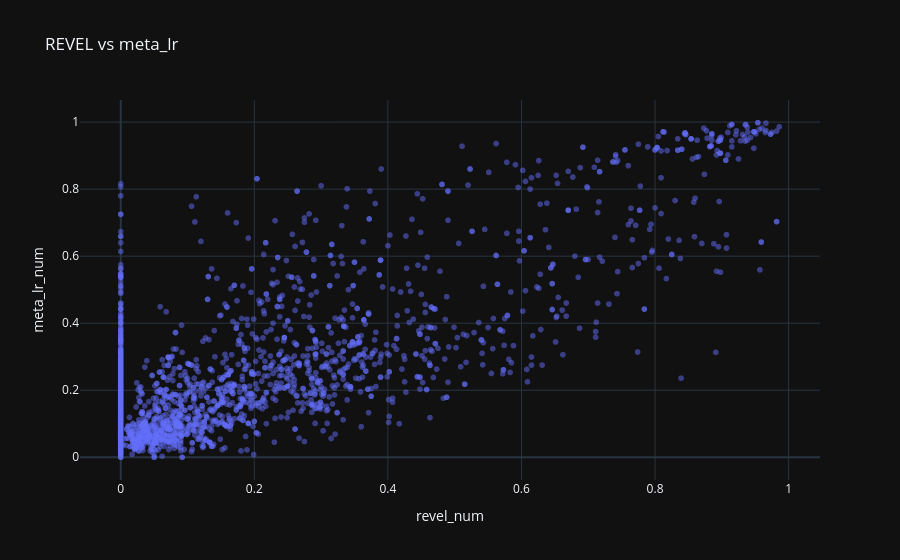

The code cell stored with this chart in its notebook:
### Markdown cell above
## 9. 📊 REVEL vs meta_lr

### Code cell
tmp = d[['revel_num', 'meta_lr_num']].dropna()
fig = px.scatter(tmp, x='revel_num', y='meta_lr_num', opacity=0.5, title='REVEL vs meta_lr')
fig.show()

### Figure 1 — Plotly figure (JSON) as saved in the notebook; plotly's stock layout.template omitted (floating-point values rounded to 4 significant figures; data arrays with more than 128 entries replaced by an {"elided": "..."} marker saying what was removed)
{"data": [{"hovertemplate": "revel_num=%{x}<br>meta_lr_num=%{y}<extra></extra>", "legendgroup": "", "marker": {"color": "#636efa", "opacity": 0.5, "symbol": "circle"}, "mode": "markers", "name": "", "showlegend": false, "x": {"elided": "2273 float values"}, "xaxis": "x", "y": {"elided": "2273 float values"}, "yaxis": "y", "type": "scattergl"}], "layout": {"xaxis": {"anchor": "y", "domain": [0.0, 1.0], "title": {"text": "revel_num"}}, "yaxis": {"anchor": "x", "domain": [0.0, 1.0], "title": {"text": "meta_lr_num"}}, "legend": {"tracegroupgap": 0}, "title": {"text": "REVEL vs meta_lr"}}}
